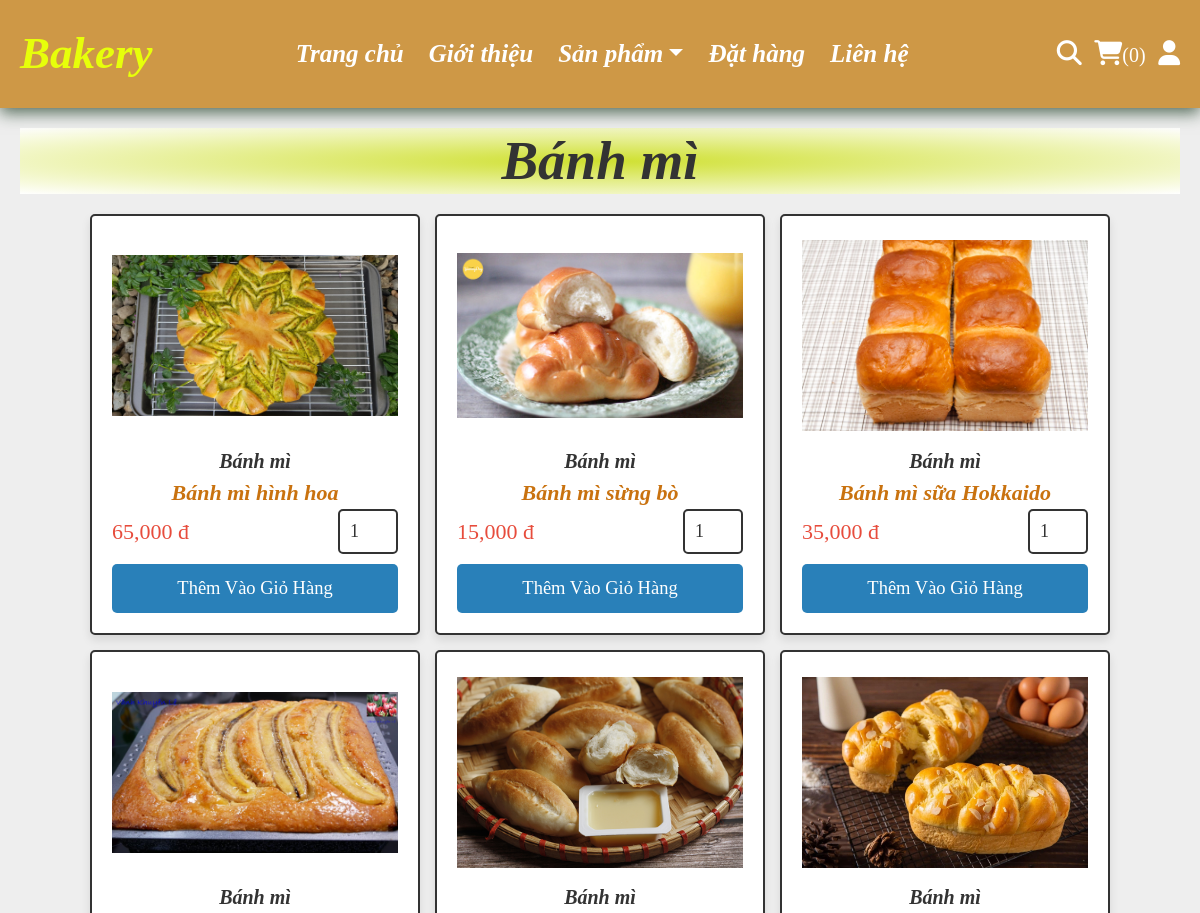
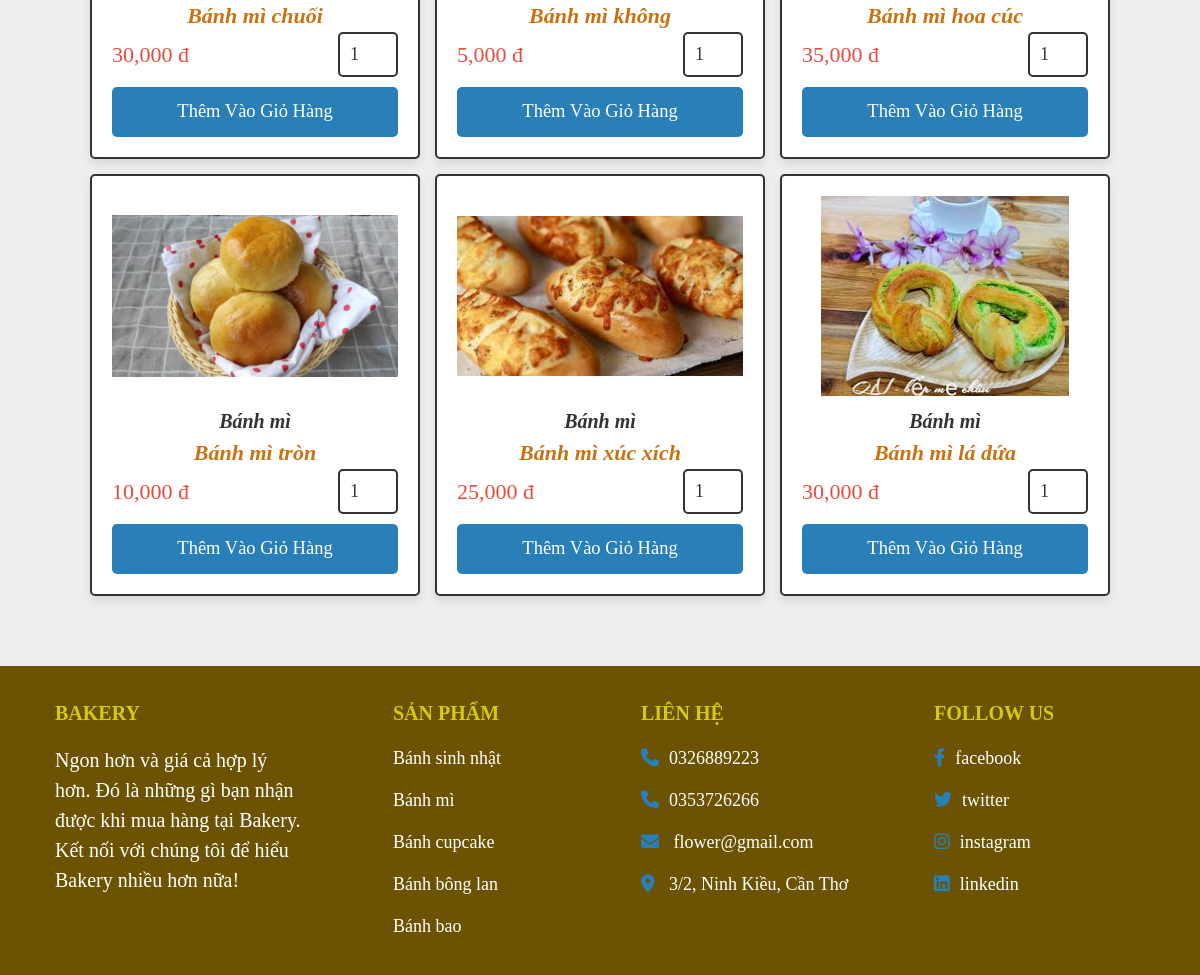
Page /banhmi.php on the committed database (2 pictures, top to bottom).
### tables this page shows
CREATE TABLE `sanpham` (
  `id_sp` int(100) NOT NULL primary key AUTO_INCREMENT,
  `ten_sp` varchar(100) NOT NULL,
  `loai_sp` varchar(500) NOT NULL,
  `gia_sp` int(10) NOT NULL,
  `anh_sp` varchar(100) NOT NULL,
  `trangthai_sp`  varchar(100) NOT NULL
);

### banhmi.php (the view, shortened to what this page needs)
<?php
include 'partials/connect.php';
?>
<!DOCTYPE html>
<html lang="en">
<head>
   <link rel="stylesheet" href="https://cdnjs.cloudflare.com/ajax/libs/font-awesome/6.1.1/css/all.min.css">
   <link href="https://cdn.jsdelivr.net/npm/bootstrap@5.0.2/dist/css/bootstrap.min.css" rel="stylesheet">
   <link rel="stylesheet" href="css/style_user.css">
</head>
<body>
    <?php include 'partials/user_header.php';?>
    <section class="products">
        <h1 class="heading"><b>Bánh mì</b></h1>
        <div class="box-container">
        <?php
            $select_products = $conn->prepare("SELECT * FROM `sanpham` WHERE loai_sp='bánh mì'");
            $select_products->execute();
            if($select_products->rowCount() > 0){
               while($fetch_product = $select_products->fetch(PDO::FETCH_ASSOC)){
         ?>
                  <form action="" method="post" class="box">
                     <img src="uploaded_img/<?= $fetch_product['anh_sp']; ?>" alt="">
                     <div class="name"><?= $fetch_product['loai_sp']; ?></div>
                     <div class="name1"><b><?= $fetch_product['ten_sp']; ?></b></div>
                     <div class="flex">
                        <div class="price"><?= $fetch_product['gia_sp']; ?>,<span>000 đ</span></div>
                        <input type="number" name="soluong_sp" class="qty" min="1" max="99" onkeypress="if(this.value.length == 2) return false;" value="1">
                     </div>
                     <input type="submit" value="Thêm vào giỏ hàng" class="btn" name="them_gio">
                  </form>
         <?php
               }
            }else{
               echo '<p class="empty">Không có sản phẩm</p>';
            }
         ?>
         </div>
      </section>
</body>
<?php include 'partials/footer.php' ?>
</html>

### css/style_user.css (style rules this page uses)
:root { --main-color: #2980b9; --footer: #6b5303; --orange: #f39c12; --red: #e74c3c; --black: #333; --white: #fff; --light-color: #666; --light-bg: #eee; --border: .2rem solid var(--black); --box-shadow: 0 .5rem 1rem rgba(0, 0, 0, .1); }
* { font-family: serif; margin: 0; padding: 0; box-sizing: border-box; outline: none; border: none; text-decoration: none; }
html { font-size: 62.5%; overflow-x: hidden; }
body { background-color: var(--light-bg); }
section { padding: 2rem; max-width: 1200px; margin: 0 auto; }
.heading { font-size: 5.5rem; font-family: serif; font-weight: bold; font-style: italic; color: var(--black); margin-bottom: 2rem; text-align: center; }
.btn, .delete-btn, .option-btn { display: block; font-family: 'Times New Roman', Times, serif; width: 100%; margin-top: 1rem; border-radius: .5rem; padding: 1rem 3rem; font-size: 1.85rem; text-transform: capitalize; color: var(--white); cursor: pointer; text-align: center; }
.btn { background-color: #2980b9; }
.products .heading { background: radial-gradient(#cfe030, rgb(255, 255, 255)); }
.products .box-container { display: grid; grid-template-columns: repeat(auto-fit, 33rem); gap: 1.5rem; justify-content: center; align-items: flex-start; }
.products .box-container .box { position: relative; background-color: var(--white); box-shadow: var(--box-shadow); border-radius: .5rem; border: var(--border); padding: 2rem; overflow: hidden; }
.products .box-container .box img { height: 20rem; width: 100%; object-fit: contain; margin-bottom: 1rem; }
.products .box-container .box .name { font-size: 2rem; font-weight: bold; font-family: serif; font-style: italic; color: var(--black); text-align: center; }
.products .box-container .box .name1 { font-size: 2.2rem; font-weight: bold; font-family: serif; font-style: italic; color: rgb(201, 114, 15); text-align: center; }
.products .box-container .box .flex { display: flex; align-items: center; gap: 1rem; }
.products .box-container .box .flex .qty { height: 4.5rem; width: 6rem; padding: 1rem; border: var(--border); font-size: 1.8rem; color: var(--black); border-radius: .5rem; }
.products .box-container .box .flex .price { font-size: 2.2rem; color: var(--red); margin-right: auto; }

### rows in the picture
sanpham: anh_sp (picture), loai_sp "Bánh mì", ten_sp "Bánh mì hình hoa", gia_sp "65"
sanpham: anh_sp (picture), loai_sp "Bánh mì", ten_sp "Bánh mì sừng bò", gia_sp "15"
sanpham: anh_sp (picture), loai_sp "Bánh mì", ten_sp "Bánh mì sữa Hokkaido", gia_sp "35"
sanpham: anh_sp (picture), loai_sp "Bánh mì", ten_sp "Bánh mì chuối", gia_sp "30"
sanpham: anh_sp (picture), loai_sp "Bánh mì", ten_sp "Bánh mì không", gia_sp "5"
sanpham: anh_sp (picture), loai_sp "Bánh mì", ten_sp "Bánh mì hoa cúc", gia_sp "35"
sanpham: anh_sp (picture), loai_sp "Bánh mì", ten_sp "Bánh mì tròn", gia_sp "10"
sanpham: anh_sp (picture), loai_sp "Bánh mì", ten_sp "Bánh mì xúc xích", gia_sp "25"
sanpham: anh_sp (picture), loai_sp "Bánh mì", ten_sp "Bánh mì lá dứa", gia_sp "30"

### other values in the picture
$total_cart_counts "0"
